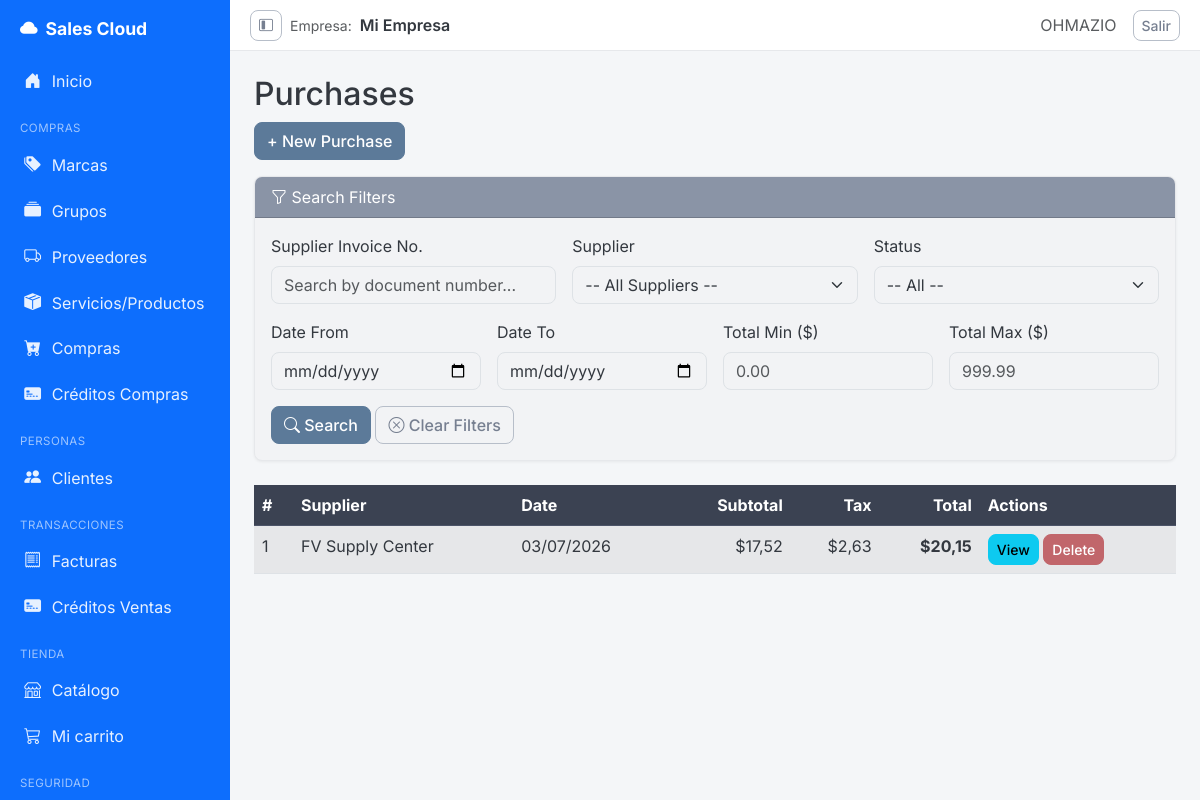
The app's page /purchasing/invoices/ (signed in) with its own data.
### purchasing/models.py (models this page shows, shortened)
class Purchase(models.Model):
    TIPO_PAGO_CONTADO = 'CONTADO'
    TIPO_PAGO_CREDITO = 'CREDITO'
    TIPO_PAGO_CHOICES = [
        (TIPO_PAGO_CONTADO, 'Contado'),
        (TIPO_PAGO_CREDITO, 'Crédito'),
    ]
    ESTADO_PENDIENTE = 'PENDIENTE'
    ESTADO_PAGADA = 'PAGADA'
    ESTADO_CHOICES = [
        (ESTADO_PENDIENTE, 'Pendiente'),
        (ESTADO_PAGADA, 'Pagada'),
    ]
    supplier = models.ForeignKey(
        Supplier, on_delete=models.PROTECT, related_name='purchases'
    )
    document_number = models.CharField(
        max_length=20, verbose_name='Supplier Invoice No.'
    )
    purchase_date = models.DateTimeField(auto_now_add=True)
    subtotal = models.DecimalField(max_digits=12, decimal_places=2, default=0)
    tax = models.DecimalField(max_digits=12, decimal_places=2, default=0)
    total = models.DecimalField(max_digits=12, decimal_places=2, default=0)
    is_active = models.BooleanField(default=True)
    tipo_pago = models.CharField(max_length=10, choices=TIPO_PAGO_CHOICES, default=TIPO_PAGO_CONTADO)
    saldo = models.DecimalField(max_digits=10, decimal_places=2, default=0)
    estado = models.CharField(max_length=10, choices=ESTADO_CHOICES, default=ESTADO_PENDIENTE)
    class Meta:
        verbose_name = 'Purchase'
        verbose_name_plural = 'Purchases'
        ordering = ['-purchase_date']
        constraints = [
            models.UniqueConstraint(
                fields=['supplier', 'document_number'],
                name='unique_supplier_document'
            )
        ]
        permissions = [
            ('export_purchase', 'Can export purchase'),
            ('print_purchase', 'Can print purchase'),
        ]

### billing/models.py (models this page shows)
class Supplier(models.Model):
    DOCUMENT_CEDULA = 'CEDULA'
    DOCUMENT_RUC = 'RUC'
    DOCUMENT_CHOICES = [
        (DOCUMENT_CEDULA, 'Cédula'),
        (DOCUMENT_RUC, 'RUC'),
    ]
    name = models.CharField(max_length=200, verbose_name='Company Name')
    business_name = models.CharField(max_length=200, blank=True, null=True, verbose_name='Razón Social')
    document_type = models.CharField(max_length=10, choices=DOCUMENT_CHOICES, default=DOCUMENT_RUC, blank=True)
    document_number = models.CharField(max_length=13, blank=True, null=True, verbose_name='RUC/Cédula')
    contact_name = models.CharField(max_length=200, blank=True, null=True)
    email = models.EmailField(blank=True, null=True)
    phone = models.CharField(max_length=20, blank=True, null=True)
    address = models.TextField(blank=True, null=True)
    is_active = models.BooleanField(default=True)
    created_at = models.DateTimeField(auto_now_add=True)
    updated_at = models.DateTimeField(auto_now=True)
    class Meta:
        verbose_name = 'Supplier'
        verbose_name_plural = 'Suppliers'
        ordering = ['name']
        permissions = [
            ('export_supplier', 'Can export supplier'),
            ('print_supplier', 'Can print supplier'),
        ]
    def __str__(self): return self.name

### purchasing/views.py (the view)
# urls.py: path('invoices/', views.purchase_list, name='purchase_list'),
@login_required
@permission_required_redirect('purchasing.view_purchase', redirect_to='billing:home')
def purchase_list(request):
    purchases = Purchase.objects.select_related('supplier').all()
    g = request.GET
    document_number = g.get('document_number', '').strip()
    if document_number:
        purchases = purchases.filter(document_number__icontains=document_number)
    supplier = g.get('supplier', '').strip()
    if supplier:
        purchases = purchases.filter(supplier_id=supplier)
    date_from = g.get('date_from', '').strip()
    if date_from:
        purchases = purchases.filter(purchase_date__date__gte=date_from)
    date_to = g.get('date_to', '').strip()
    if date_to:
        purchases = purchases.filter(purchase_date__date__lte=date_to)
    total_min = g.get('total_min', '').strip()
    if total_min:
        try:
            purchases = purchases.filter(total__gte=total_min)
        except (ValueError, TypeError):
            pass
    total_max = g.get('total_max', '').strip()
    if total_max:
        try:
            purchases = purchases.filter(total__lte=total_max)
        except (ValueError, TypeError):
            pass
    is_active = g.get('is_active', '').strip()
    if is_active in ('true', 'false'):
        purchases = purchases.filter(is_active=(is_active == 'true'))
    context = {
        'items': purchases,
        'suppliers': Supplier.objects.filter(is_active=True).order_by('name'),
        'current_filters': {
            'document_number': document_number,
            'supplier': supplier,
            'date_from': date_from,
            'date_to': date_to,
            'total_min': total_min,
            'total_max': total_max,
            'is_active': is_active,
        },
    }
    return render(request, 'purchasing/purchase_list.html', context)

### security/templatetags/security_tags.py (called while the page is built)
@register.filter(name='has_group')
def has_group(user, group_name):
    if not user.is_authenticated:
        return False
    if user.is_superuser:      # el superusuario ve todo
        return True
    return user.groups.filter(name=group_name).exists()

### storefront/context_processors.py (called while the page is built)
def cart(request):
    return {'cart': Cart(request)}

### purchasing/templates/purchasing/purchase_list.html (shortened to what this page needs)
{% extends 'billing/base_sidebar.html' %}
{% block content %}
<h2>Purchases</h2>
<a href="{% url 'purchasing:purchase_create' %}" class="btn btn-primary mb-3">+ New Purchase</a>
<div class="card mb-4">
  <div class="card-header bg-secondary text-white">
    <i class="bi bi-funnel"></i> Search Filters
  </div>
  <div class="card-body">
    <form method="get" action="{% url 'purchasing:purchase_list' %}">
      <div class="row g-3">
        <div class="col-md-4">
          <label for="filter-document" class="form-label">Supplier Invoice No.</label>
          <input type="text" id="filter-document" name="document_number" class="form-control"
                 placeholder="Search by document number..."
                 value="{{ current_filters.document_number }}">
        </div>
        <div class="col-md-4">
          <label for="filter-supplier" class="form-label">Supplier</label>
          <select id="filter-supplier" name="supplier" class="form-select">
            <option value="">-- All Suppliers --</option>
          </select>
        </div>
        <div class="col-md-4">
          <label for="filter-active" class="form-label">Status</label>
          <select id="filter-active" name="is_active" class="form-select">
            <option value="">-- All --</option>
          </select>
        </div>
        <div class="col-md-3">
          <label for="filter-date-from" class="form-label">Date From</label>
          <input type="date" id="filter-date-from" name="date_from" class="form-control"
                 value="{{ current_filters.date_from }}">
        </div>
        <div class="col-md-3">
          <label for="filter-date-to" class="form-label">Date To</label>
          <input type="date" id="filter-date-to" name="date_to" class="form-control"
                 value="{{ current_filters.date_to }}">
        </div>
        <div class="col-md-3">
          <label for="filter-total-min" class="form-label">Total Min ($)</label>
          <input type="number" id="filter-total-min" name="total_min" class="form-control"
                 step="0.01" min="0" placeholder="0.00"
                 value="{{ current_filters.total_min }}">
        </div>
        <div class="col-md-3">
          <label for="filter-total-max" class="form-label">Total Max ($)</label>
          <input type="number" id="filter-total-max" name="total_max" class="form-control"
                 step="0.01" min="0" placeholder="999.99"
                 value="{{ current_filters.total_max }}">
        </div>
      </div>
      <div class="mt-3">
        <button type="submit" class="btn btn-primary">
          <i class="bi bi-search"></i> Search
        </button>
        <a href="{% url 'purchasing:purchase_list' %}" class="btn btn-outline-secondary">
          <i class="bi bi-x-circle"></i> Clear Filters
        </a>
      </div>
    </form>
  </div>
</div>
<table class="table table-striped table-hover">
  <thead class="table-dark">
    <tr>
      <th>#</th><th>Supplier</th><th>Date</th>
      <th class="text-end">Subtotal</th>
      <th class="text-end">Tax</th>
      <th class="text-end">Total</th>
      <th>Actions</th>
    </tr>
  </thead>
  <tbody>
    {% for item in items %}
    <tr>
      <td>{{ item.id }}</td>
      <td>{{ item.supplier }}</td>
      <td>{{ item.purchase_date|date:"d/m/Y" }}</td>
      <td class="text-end">${{ item.subtotal }}</td>
      <td class="text-end">${{ item.tax }}</td>
      <td class="text-end fw-bold">${{ item.total }}</td>
      <td>
        <a href="{% url 'purchasing:purchase_detail' item.pk %}" class="btn btn-sm btn-info">View</a>
        <a href="{% url 'purchasing:purchase_delete' item.pk %}" class="btn btn-sm btn-danger">Delete</a>
      </td>
    </tr>
    {% empty %}
    <tr><td colspan="7" class="text-center">No purchases found.</td></tr>
    {% endfor %}
  </tbody>
</table>
{% endblock %}

### billing/templates/billing/base_sidebar.html (shortened to what this page needs)
{% load security_tags %}
{% load static %}
<!DOCTYPE html>
<html lang="es">
<head>
  <link href="https://cdn.jsdelivr.net/npm/bootstrap@5.3.0/dist/css/bootstrap.min.css" rel="stylesheet">
  <link rel="stylesheet" href="https://cdn.jsdelivr.net/npm/bootstrap-icons@1.11.1/font/bootstrap-icons.css">
  <link rel="stylesheet" href="{% static 'css/theme.css' %}">
</head>
<body>
<aside class="app-sidebar" id="appSidebar">
  <a class="brand" href="{% url 'billing:home' %}"><i class="bi bi-cloud-fill"></i><span>Sales Cloud</span></a>
  <nav class="nav flex-column">
    <a class="nav-link" href="{% url 'billing:home' %}" title="Inicio"><i class="bi bi-house-door-fill"></i><span>Inicio</span></a>
    {% if user.is_authenticated %}
    {% if user|has_group:'Analista de Compras' or user|has_group:'Administrador' %}
    <div class="nav-section-title">Compras</div>
    <a class="nav-link" href="{% url 'billing:brand_list' %}" title="Marcas"><i class="bi bi-tags-fill"></i><span>Marcas</span></a>
    <a class="nav-link" href="{% url 'billing:productgroup_list' %}" title="Grupos"><i class="bi bi-collection-fill"></i><span>Grupos</span></a>
    <a class="nav-link" href="{% url 'billing:supplier_list' %}" title="Proveedores"><i class="bi bi-truck"></i><span>Proveedores</span></a>
    <a class="nav-link" href="{% url 'billing:product_list' %}" title="Servicios/Productos"><i class="bi bi-box-seam-fill"></i><span>Servicios/Productos</span></a>
    <a class="nav-link" href="{% url 'purchasing:purchase_list' %}" title="Compras"><i class="bi bi-cart-plus-fill"></i><span>Compras</span></a>
    <a class="nav-link" href="{% url 'creditos_compras:compra_list' %}" title="Créditos Compras"><i class="bi bi-credit-card-2-front-fill"></i><span>Créditos Compras</span></a>
    {% endif %}
    {% if user|has_group:'Vendedor' or user|has_group:'Administrador' %}
    <div class="nav-section-title">Personas</div>
    <a class="nav-link" href="{% url 'billing:customer_list' %}" title="Clientes"><i class="bi bi-people-fill"></i><span>Clientes</span></a>
    <div class="nav-section-title">Transacciones</div>
    <a class="nav-link" href="{% url 'billing:invoice_list' %}" title="Facturas"><i class="bi bi-receipt"></i><span>Facturas</span></a>
    <a class="nav-link" href="{% url 'creditos_ventas:factura_list' %}" title="Créditos Ventas"><i class="bi bi-credit-card-2-front-fill"></i><span>Créditos Ventas</span></a>
    {% endif %}
    {% if user|has_group:'Cliente' %}
    <div class="nav-section-title">Tienda</div>
    <a class="nav-link" href="{% url 'storefront:catalog' %}" title="Catálogo"><i class="bi bi-shop"></i><span>Catálogo</span></a>
    <a class="nav-link" href="{% url 'storefront:cart_detail' %}" title="Mi carrito"><i class="bi bi-cart3"></i><span>Mi carrito</span></a>
    {% endif %}
    {% if user|has_group:'Administrador' %}
    <div class="nav-section-title">Seguridad</div>
    {% endif %}
    {% endif %}
  </nav>
</aside>
<div class="app-main">
  <header class="app-topbar">
    <div class="d-flex align-items-center gap-2">
      <button class="btn btn-sm btn-outline-secondary d-none d-md-inline-flex" type="button"
              id="sidebarToggle" title="Colapsar/expandir menú">
        <i class="bi bi-layout-sidebar-inset"></i>
      </button>
      <span class="text-muted small">Empresa:</span>
      <span class="fw-semibold">{{ request.session.company_name|default:"Mi Empresa" }}</span>
    </div>
    <div class="d-flex align-items-center gap-3">
      {% if user.is_authenticated %}
        <span class="text-muted">{{ user.username|upper }}</span>
        <form method="post" action="{% url 'logout' %}" class="d-inline">
          <button type="submit" class="btn btn-sm btn-outline-secondary">Salir</button>
        </form>
      {% else %}
        <a href="{% url 'login' %}" class="btn btn-sm btn-primary">Iniciar sesión</a>
      {% endif %}
    </div>
  </header>
  <div class="app-content">
    {% block content %}{% endblock %}
  </div>
</div>
</body>
</html>

### static/css/theme.css (style rules this page uses)
:root { --bs-primary: #5C7A99; --bs-primary-rgb: 92, 122, 153; --bs-secondary: #8A94A6; --bs-secondary-rgb: 138, 148, 166; --bs-success: #6E9887; --bs-success-rgb: 110, 152, 135; --bs-info: #6FA3AC; --bs-info-rgb: 111, 163, 172; --bs-warning: #DDA85B; --bs-warning-rgb: 221, 168, 91; --bs-danger: #C1666B; --bs-danger-rgb: 193, 102, 107; --bs-light: #F4F5F7; --bs-light-rgb: 244, 245, 247; --bs-dark: #3B4252; --bs-dark-rgb: 59, 66, 82; --bs-body-bg: #F2F3F5; --bs-body-color: #33383F; --bs-link-color: #4E6883; --bs-link-hover-color: #3E5468; --bs-border-radius: 0.5rem; --bs-border-radius-lg: 0.75rem; --bs-border-radius-sm: 0.35rem; }
body { font-family: 'Inter', -apple-system, BlinkMacSystemFont, 'Segoe UI', sans-serif; background-color: var(--bs-body-bg); color: var(--bs-body-color); }
.card { border: 1px solid #E6E8EB; box-shadow: 0 1px 3px rgba(0, 0, 0, .06); }
.card-header.bg-secondary { background-color: #8A94A6 !important; }
.btn { border-radius: var(--bs-border-radius); font-weight: 500; }
.btn-primary { --bs-btn-bg: #5C7A99; --bs-btn-border-color: #5C7A99; --bs-btn-hover-bg: #4E6883; --bs-btn-hover-border-color: #4E6883; --bs-btn-active-bg: #435870; --bs-btn-active-border-color: #435870; --bs-btn-disabled-bg: #5C7A99; --bs-btn-disabled-border-color: #5C7A99; --bs-btn-focus-shadow-rgb: 92, 122, 153; }
.btn-outline-secondary { --bs-btn-color: #767F90; --bs-btn-border-color: #B7BEC9; --bs-btn-hover-bg: #8A94A6; --bs-btn-hover-border-color: #8A94A6; }
.btn-danger { --bs-btn-bg: #C1666B; --bs-btn-border-color: #C1666B; --bs-btn-hover-bg: #AF565B; --bs-btn-hover-border-color: #AF565B; --bs-btn-active-bg: #9F4D52; --bs-btn-active-border-color: #9F4D52; --bs-btn-disabled-bg: #C1666B; --bs-btn-disabled-border-color: #C1666B; --bs-btn-focus-shadow-rgb: 193, 102, 107; }
.table-dark { --bs-table-bg: #3B4252; --bs-table-striped-bg: #434A5C; --bs-table-hover-bg: #4A5266; --bs-table-active-bg: #4A5266; --bs-table-border-color: #4C5468; }
.table-striped > tbody > tr:nth-of-type(odd) > * { --bs-table-accent-bg: #F7F8F9; }
a { text-decoration: none; }

### billing/templates/billing/base_sidebar.html (style rules this page uses)
:root { --sidebar-width: 230px; --sidebar-width-collapsed: 64px; --siigo-blue: #0d6efd; }
body { background: #f4f6f8; }
.app-sidebar { position: fixed; top: 0; left: 0; bottom: 0; width: var(--sidebar-width); background: var(--siigo-blue); overflow-x: hidden; overflow-y: auto; z-index: 1030; transition: width .2s ease; }
.app-sidebar .brand { color: #fff; font-weight: 700; font-size: 1.1rem; padding: 1rem 1.25rem; display: flex; align-items: center; gap: .5rem; white-space: nowrap; }
.app-sidebar .nav-link { color: rgba(255,255,255,.9); padding: .65rem 1.25rem; display: flex; align-items: center; gap: .6rem; border-left: 3px solid transparent; white-space: nowrap; }
.app-sidebar .nav-link i { font-size: 1.05rem; width: 1.2rem; text-align: center; flex-shrink: 0; }
.app-sidebar .nav-section-title { color: rgba(255,255,255,.6); font-size: .72rem; text-transform: uppercase; letter-spacing: .04em; padding: 1rem 1.25rem .25rem; white-space: nowrap; }
.app-main { margin-left: var(--sidebar-width); transition: margin-left .2s ease; }
.app-topbar { background: #fff; border-bottom: 1px solid #e6e8eb; padding: .6rem 1.25rem; display: flex; align-items: center; justify-content: space-between; gap: 1rem; }
.app-content { padding: 1.5rem; }
#sidebarToggle { cursor: pointer; }

### records on screen
Purchase: id "1", supplier "FV Supply Center", purchase_date "03/07/2026", subtotal "17,52", tax "2,63", total "20,15"

### other values on screen
{{ request.session.company_name|default:"Mi Empresa" }} "Mi Empresa"
{{ user.username|upper }} "OHMAZIO"
